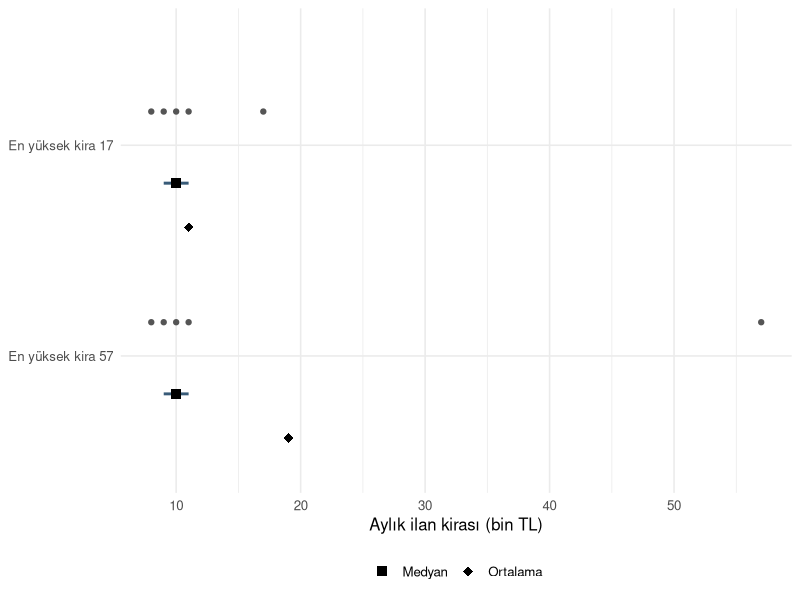
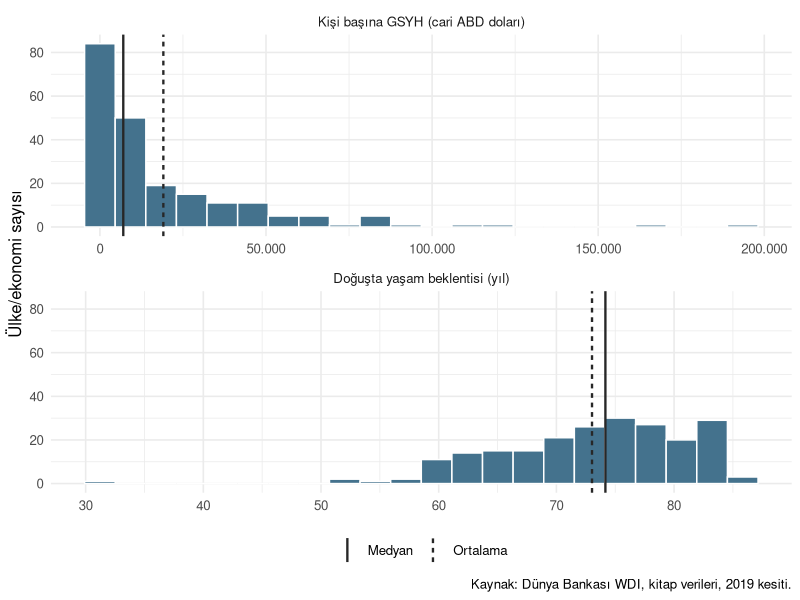

These figures' R source, in order:
## ---- chunk 1
#| label: desc-centre

kira <- c(8, 9, 10, 11, 17)
konut_tipi <- c("1+1", "2+1", "2+1", "3+1", "2+1")

c(toplam = sum(kira), ortalama = mean(kira), medyan = median(kira))
frekans <- table(konut_tipi)
frekans
names(frekans)[frekans == max(frekans)]
## ---- chunk 2
#| label: desc-loss

aday <- c(9, 10, 11, 12)
knitr::kable(data.frame(
  temsil = aday,
  kareli_toplam = sapply(aday, function(a) sum((kira - a)^2)),
  mutlak_toplam = sapply(aday, function(a) sum(abs(kira - a)))
))
## ---- chunk 3
#| label: desc-weighted-growth

oran <- c(30, 50)
hane <- c(100, 900)
buyume <- c(0.50, -0.20)
carpan <- 1 + buyume

round(c(mahalle_ortalamasi = mean(oran),
        birlesik_hane_orani = weighted.mean(oran, hane),
        aritmetik_buyume_pct = 100 * mean(buyume),
        bilesik_buyume_pct = 100 * (prod(carpan)^(1 / length(carpan)) - 1)), 2)
## ---- chunk 4
#| label: desc-spread

c(aciklik = diff(range(kira)), IQR = IQR(kira),
  varyans = var(kira), standart_sapma = sd(kira))
## ---- chunk 5
#| label: desc-variance

sapma <- kira - mean(kira)
kareli_toplam <- sum(sapma^2)
knitr::kable(data.frame(
  kira = kira, sapma = sapma, kareli_sapma = sapma^2
))
c(sapma_toplami = sum(sapma),
  n_boleni = kareli_toplam / length(kira),
  n_eksi_1_boleni = var(kira),
  orneklem_ss = sd(kira))
## ---- chunk 6
#| label: desc-quantiles

kira_alti <- c(8, 9, 10, 11, 12, 17)
duzey <- c(0.25, 0.50, 0.75)
knitr::kable(data.frame(
  persantil = 100 * duzey,
  tip_7 = unname(quantile(kira_alti, duzey, type = 7)),
  tip_1 = unname(quantile(kira_alti, duzey, type = 1))
))
100 * mean(kira_alti <= 12)
## ---- chunk 7
#| label: desc-sensitivity

library(dplyr)
library(ggplot2)
library(readr)

kira_uzun_kuyruk <- replace(kira, which.max(kira), 57)
ozet_olculer <- function(x) {
  c(ortalama = mean(x), medyan = median(x), aciklik = diff(range(x)),
    IQR = IQR(x), standart_sapma = sd(x))
}
kira_karsilastirma <- cbind(İlk = ozet_olculer(kira),
                            Değişen = ozet_olculer(kira_uzun_kuyruk))
rownames(kira_karsilastirma) <- c("Ortalama", "Medyan", "Açıklık", "IQR", "Standart sapma")
knitr::kable(kira_karsilastirma, digits = 2, col.names = c("İlk", "Değişen"))
## ---- chunk 8
#| label: fig-desc-kira-duyarlilik
#| fig-width: 8
#| fig-height: 3.6
#| fig-cap: "Yapay kira örneğinde en yüksek ilan 17'den 57 bin TL'ye çıktığında ortalama sağa kayar. Medyan ve çeyreklikler arası çizgi aynı yerde kalır."
#| fig-alt: "İki yatay sırada beşer kira noktası var. İlk sırada en büyük değer 17, ikinci sırada 57 bin TL. Çizgi her iki sırada 9 ile 11 arasında. Medyan 10'da kalırken ortalama 11'den 19'a çıkıyor."

senaryo <- c("En yüksek kira 57", "En yüksek kira 17")
kira_nokta <- data.frame(
  kira = c(kira, kira_uzun_kuyruk),
  liste = factor(rep(rev(senaryo), each = length(kira)), levels = senaryo)
)
kira_merkez <- kira_nokta |>
  group_by(liste) |>
  summarise(alt = quantile(kira, 0.25), ust = quantile(kira, 0.75),
            medyan = median(kira), ortalama = mean(kira), .groups = "drop")

ggplot(kira_nokta, aes(x = kira, y = liste)) +
  geom_segment(data = kira_merkez,
               aes(x = alt, xend = ust, y = liste, yend = liste),
               inherit.aes = FALSE, position = position_nudge(y = -0.18),
               linewidth = 1, colour = "#385B78") +
  geom_point(position = position_nudge(y = 0.16), colour = "#555555") +
  geom_point(data = kira_merkez, aes(x = medyan, shape = "Medyan"),
             position = position_nudge(y = -0.18), size = 3) +
  geom_point(data = kira_merkez, aes(x = ortalama, shape = "Ortalama"),
             position = position_nudge(y = -0.39), size = 3) +
  scale_shape_manual(values = c(Medyan = 15, Ortalama = 18)) +
  scale_y_discrete(expand = expansion(add = 0.65)) +
  labs(x = "Aylık ilan kirası (bin TL)", y = NULL, shape = NULL) +
  theme_minimal(base_size = 12) +
  theme(legend.position = "bottom")
## ---- chunk 9
#| label: desc-wdi-summary

ulkeler <- read_csv("data/countries.csv", show_col_types = FALSE) |>
  filter(year == 2019)
sozluk <- read_csv("data/indicator_dictionary.csv", show_col_types = FALSE)
gostergeler <- c("gdp_per_capita_usd", "life_expectancy_total")
gosterge_adi <- c("Kişi başına GSYH", "Doğuşta yaşam beklentisi")

sozluk_secim <- sozluk |>
  filter(indicator %in% gostergeler) |>
  select(indicator, wdi_code, unit)
knitr::kable(sozluk_secim)

ozet_wdi <- bind_rows(lapply(ulkeler[gostergeler], function(x) {
  degerler <- x[!is.na(x)]
  tibble(toplam = length(x), gecerli = length(degerler),
         eksik = sum(is.na(x)),
         ortalama = mean(degerler), medyan = median(degerler),
         Q1 = unname(quantile(degerler, 0.25)),
         Q3 = unname(quantile(degerler, 0.75)), IQR = IQR(degerler))
})) |>
  mutate(gosterge = gosterge_adi, .before = 1)

wdi_olculer <- t(as.matrix(ozet_wdi[-1]))
rownames(wdi_olculer) <- c("Toplam", "Geçerli", "Eksik", "Ortalama",
                           "Medyan", "Q1", "Q3", "IQR")
wdi_gosterim <- apply(wdi_olculer, 2, function(x) {
  c(formatC(x[1:3], format = "d"),
    formatC(x[4:8], format = "f", digits = 2, decimal.mark = ",", big.mark = "."))
})
rownames(wdi_gosterim) <- rownames(wdi_olculer)
knitr::kable(wdi_gosterim, col.names = c("GSYH/kişi", "Yaşam bekl."),
             align = c("r", "r"))
## ---- chunk 10
#| label: fig-desc-wdi
#| fig-width: 8
#| fig-height: 5.5
#| fig-cap: "2019 WDI kesitinde iki göstergenin dağılımı. Düşey çizgiler ortalama ve medyanı gösterir. Her panelin birimi ve yatay ölçeği kendine aittir."
#| fig-alt: "Üst panelde cari ABD doları cinsinden kişi başına GSYH sağa uzun kuyruklu ve ortalaması medyanın sağında. Alt panelde yıl cinsinden yaşam beklentisinin ortalama ve medyan çizgileri birbirine yakın. Paneller ayrı yatay ölçeklerde."

panel <- c("Kişi başına GSYH (cari ABD doları)",
           "Doğuşta yaşam beklentisi (yıl)")
wdi_nokta <- data.frame(
  deger = unlist(ulkeler[gostergeler], use.names = FALSE),
  gosterge = factor(rep(panel, each = nrow(ulkeler)), levels = panel)
) |>
  filter(!is.na(deger))
wdi_merkez <- data.frame(
  gosterge = factor(rep(panel, 2), levels = panel),
  deger = c(ozet_wdi$ortalama, ozet_wdi$medyan),
  olcu = rep(c("Ortalama", "Medyan"), each = 2)
)

ggplot(wdi_nokta, aes(x = deger)) +
  geom_histogram(bins = 22, fill = "#44728D", colour = "white") +
  geom_vline(data = wdi_merkez, aes(xintercept = deger, linetype = olcu),
             linewidth = 0.8, colour = "#272727") +
  facet_wrap(vars(gosterge), ncol = 1, scales = "free_x") +
  scale_x_continuous(labels = scales::label_number(big.mark = ".", decimal.mark = ",")) +
  labs(x = NULL, y = "Ülke/ekonomi sayısı", linetype = NULL,
       caption = "Kaynak: Dünya Bankası WDI, kitap verileri, 2019 kesiti.") +
  theme_minimal(base_size = 12) +
  theme(legend.position = "bottom")
## ---- chunk 11
#| label: desc-solution-quantile

c(tip_7 = quantile(kira_alti, 0.75, type = 7, names = FALSE),
  tip_1 = quantile(kira_alti, 0.75, type = 1, names = FALSE),
  sira_pct = 100 * mean(kira_alti <= 11))
## ---- chunk 12
#| label: desc-solution-sensitivity

round(rbind(ilk = ozet_olculer(kira),
            alt_uc = ozet_olculer(replace(kira, which.min(kira), 2))), 2)
